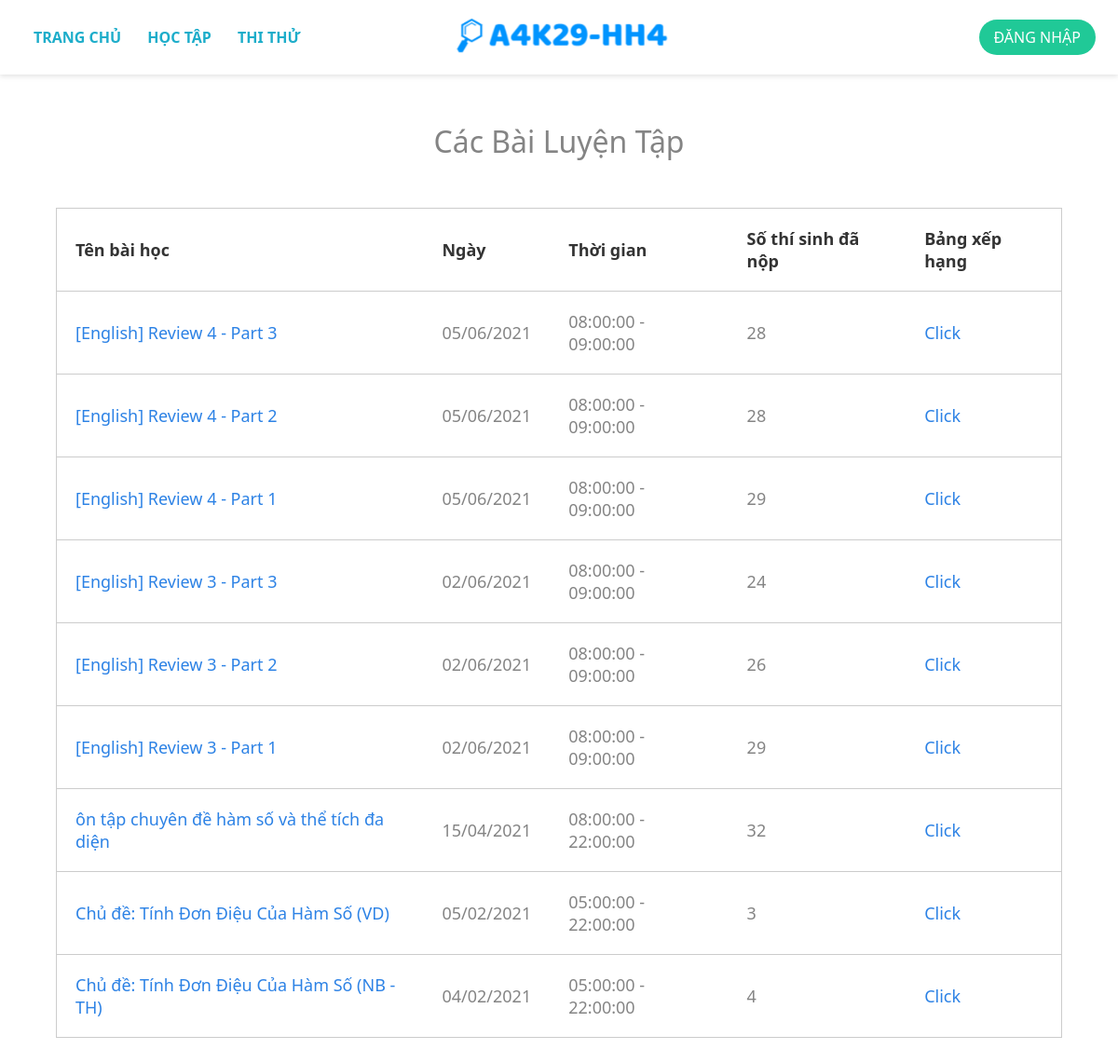
/practice_list.php, run on the app's committed database.
### tables this page shows
CREATE TABLE `danhsach_luyentap` (
  `idluyentap` int(100) NOT NULL,
  `tenbailuyentap` varchar(250) DEFAULT NULL,
  `ngay` date NOT NULL,
  `giobatdau` time DEFAULT NULL,
  `gioketthuc` time NOT NULL,
  `sotrang` int(20) DEFAULT NULL,
  `socauhoi` int(50) DEFAULT NULL,
  `dapan` varchar(200) DEFAULT NULL
);

### practice_list.php (the view, shortened to what this page needs)
<?php require_once './lib/config.php'; ?>
<!DOCTYPE html>
<html>
<head>
	<link rel="stylesheet" type="text/css" href="main.css">
</head>
<body>
	<?php require 'header.php'; ?>
	<div class="list-container">
		<h1 style='font-weight:500; margin-top:50px;'>Các Bài Luyện Tập</h1>
		<table>
			<thead>
 				<tr>
					<th style='color: rgba(0,0,0,0.8)';>Tên bài học</th>
					<th style='color: rgba(0,0,0,0.8)';>Ngày</th>
					<th style='color: rgba(0,0,0,0.8)';>Thời gian</th>
					<th style='color: rgba(0,0,0,0.8)';>Số thí sinh đã nộp</th>
					<th style='color: rgba(0,0,0,0.8)';>Bảng xếp hạng</th>
				</tr>
			</thead>
			<tbody>
					<?php
						$query = mysqli_query($conn,"SELECT * FROM danhsach_luyentap ORDER BY idluyentap DESC");
						while ($row = mysqli_fetch_array($query)){
					?>
					<tr>
						<td><a href="practice.php?p=<?php echo $row['idluyentap']?>"> <?php echo $row['tenbailuyentap']?></a></td>
						<td><?php echo date_format(date_create($row['ngay']),"d/m/Y"); ?></td>
						<td><?php echo $row['giobatdau']. ' - ' . $row['gioketthuc']?></td>
						<td>
                            <?php
                                $p = $row['idluyentap'];
                                $sql = mysqli_query($conn, "SELECT * FROM ketqua_luyentap_$p");
                                echo mysqli_num_rows($sql);
                            ?>
						</td>
						<td><a href="leaderboard_P.php?p=<?php echo $row['idluyentap']?>">Click</a></td>
					<?php } ?>
					</tr>
			</tbody>
		</table>
	</div>
</body>
</html>

### main.css (style rules this page uses)
:root { --bg-html: #ffffff; --text-color: #848484; --header-height: 5rem; --header-shadow: 0px 0px 9px 3px rgba(41,41,41,.1); --banner-height: 680px; --z-index_header: 10000; --z-index_Mobile_header: 100; --z-index_banner: 99; --z-index_banner__heading: 100; --color-theme: #ff5f5f; --pink: #ff5c62; --my-green: #0ff5a4; --green: #28a745; --teal: #20c997; --cyan: #17a2b8; --gray: #6c757d; --gray-dark: #343a40; --primary: #007bff; --secondary: #6c757d; --success: #28a745; --info: #17a2b8; --private-info: #56c6c6; --warning: #ffc107; --danger: #dc3545; --light: #f8f9fa; --dark: #343a40; --font-family-sans-serif: -apple-system,BlinkMacSystemFont,"Segoe UI",Roboto,"Helvetica Neue",Arial,"Noto Sans",sans-serif,"Apple Color Emoji","Segoe UI Emoji","Segoe UI Symbol","Noto Color Emoji"; --font-family-monospace: SFMono-Regular,Menlo,Monaco,Consolas,"Liberation Mono","Courier New",monospace; }
* { box-sizing: inherit; outline: none; padding: 0; margin: 0; }
html { font-size: 16px; font-family: 'Segoe UI', sans-serif; box-sizing: border-box; color: var(--text-color); background-color: var(--bg-html); }
body { font-style: normal; font-weight: normal; font-weight: 400; min-height: 100vh; display: flex; flex-direction: column; }
h1 { margin: 0; }
a { text-decoration: none !important; }

### practice_list.php (style rules this page uses)
.list-container { text-align: center; }
table { width: 90%; max-width: 1100px; border-collapse: collapse; table-layout: auto; margin: 50px auto; }
th { background-color: rgb(255, 255, 255); color: white; font-weight: bold; }
td { background-color: rgb(255, 255, 255); }
td, th { padding: 20px; text-align: left; font-size: 18px; }
tr { border: 1px solid #ccc; }
a { color: #0068e0d3; }

### data on the page
danhsach_luyentap: tenbailuyentap "[English] Review 4 - Part 3", ngay "05/06/2021", giobatdau "08:00:00", gioketthuc "09:00:00", mysqli_num_rows($sql) "28"
danhsach_luyentap: tenbailuyentap "[English] Review 4 - Part 2", ngay "05/06/2021", giobatdau "08:00:00", gioketthuc "09:00:00", mysqli_num_rows($sql) "28"
danhsach_luyentap: tenbailuyentap "[English] Review 4 - Part 1", ngay "05/06/2021", giobatdau "08:00:00", gioketthuc "09:00:00", mysqli_num_rows($sql) "29"
danhsach_luyentap: tenbailuyentap "[English] Review 3 - Part 3", ngay "02/06/2021", giobatdau "08:00:00", gioketthuc "09:00:00", mysqli_num_rows($sql) "24"
danhsach_luyentap: tenbailuyentap "[English] Review 3 - Part 2", ngay "02/06/2021", giobatdau "08:00:00", gioketthuc "09:00:00", mysqli_num_rows($sql) "26"
danhsach_luyentap: tenbailuyentap "[English] Review 3 - Part 1", ngay "02/06/2021", giobatdau "08:00:00", gioketthuc "09:00:00", mysqli_num_rows($sql) "29"
danhsach_luyentap: tenbailuyentap "ôn tập chuyên đề hàm số và thể tích đa diện", ngay "15/04/2021", giobatdau "08:00:00", gioketthuc "22:00:00", mysqli_num_rows($sql) "32"
danhsach_luyentap: tenbailuyentap "Chủ đề: Tính Đơn Điệu Của Hàm Số (VD)", ngay "05/02/2021", giobatdau "05:00:00", gioketthuc "22:00:00", mysqli_num_rows($sql) "3"
danhsach_luyentap: tenbailuyentap "Chủ đề: Tính Đơn Điệu Của Hàm Số (NB - TH)", ngay "04/02/2021", giobatdau "05:00:00", gioketthuc "22:00:00", mysqli_num_rows($sql) "4"
